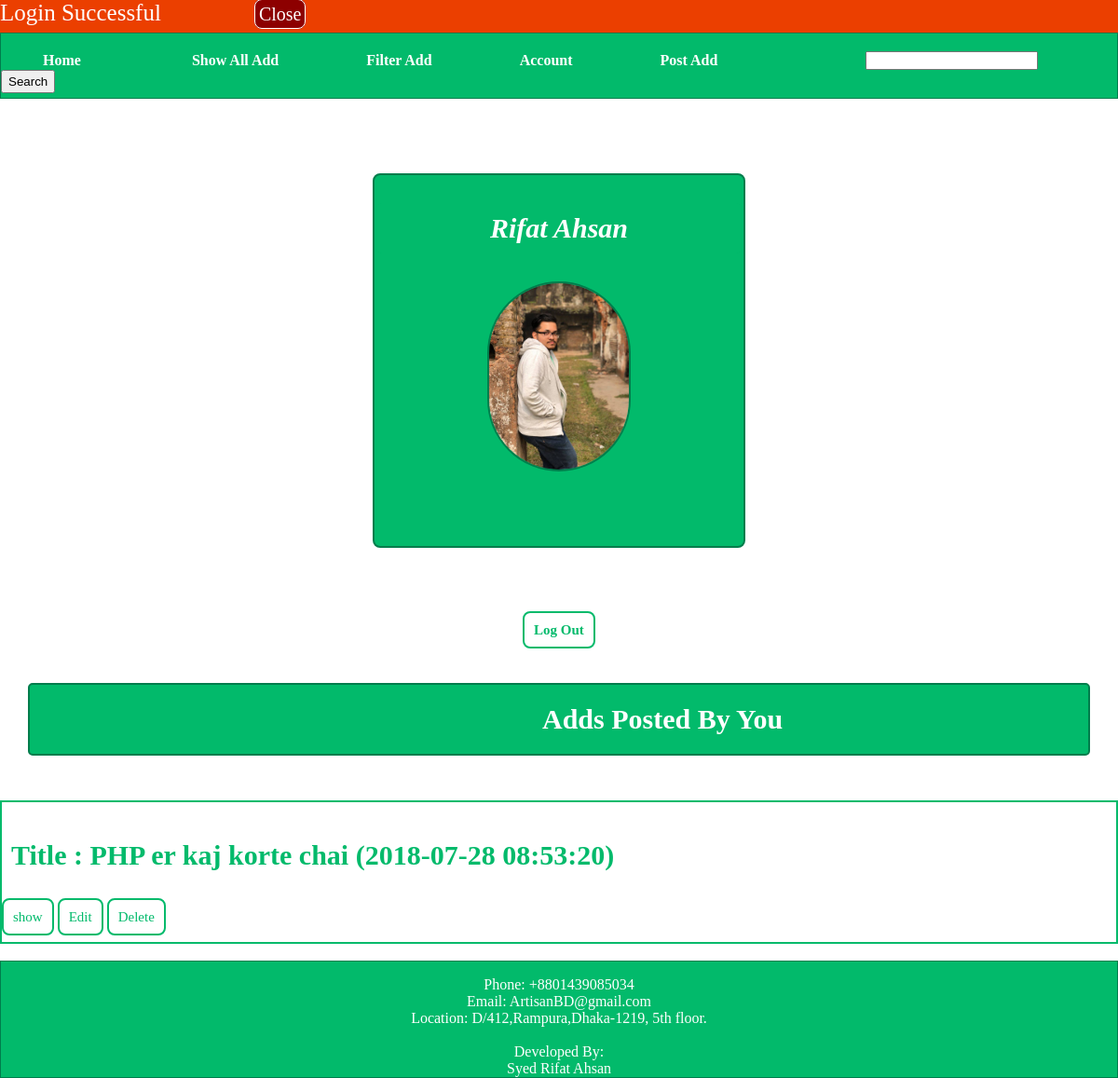
Screenshot of /profilePage.php (signed in) with the database file from the repository.
### tables this page shows
CREATE TABLE IF NOT EXISTS `advertisement` (
  `useremail` varchar(100) NOT NULL,
  `Id` int(11) NOT NULL AUTO_INCREMENT,
  `serviceCatagory` varchar(80) NOT NULL,
  `serviceField` text NOT NULL,
  `description` longtext,
  `district` varchar(60) NOT NULL,
  `area` varchar(60) NOT NULL,
  `address` varchar(90) NOT NULL,
  `postingTime` timestamp NULL DEFAULT NULL,
  `addTitle` varchar(100) NOT NULL,
  PRIMARY KEY (`useremail`,`Id`),
  UNIQUE KEY `Id` (`Id`)
);

### profilePage.php (the view, shortened to what this page needs)
<?php
            include("flash-message.php");
            include 'dbConnect.php';
?>
<html>
    <head>
        <link href="assets/css/style.css" rel="stylesheet" type="text/css"/>
    </head>
    <body>
            <center>
            <div id="profile">
            <?php
                echo '<i><h3 id="place" style=" font-size:30px; color: white; background-color: #02BA6B; border: none;">'.$_SESSION['firstName']." ".$_SESSION['lastName'].'</h3></i>';
            ?>
            <img id="pro-pic"  src="<?=$_SESSION['avatar']?>"><br>
            </div>
            <b><a id="place" href="logout.php" style="font-size: 15px; color: #02BA6B;text-decoration: none;">Log Out</a></b>
            </center><br>
        <b><p  style="border-radius: 5px; margin-left: 30px; margin-right: 30px; padding-top: 20px; padding-bottom: 20px; padding-left: 550px; font-size: 30px; background-color: #02BA6B;  color: white; border: 2.5px solid #007D4C;" >Adds Posted By You</p></b><br>
            <?php
              $getTitle="select * from advertisement where useremail='".$_SESSION['email']."'";
              $resultTitles=mysqli_query($mysqli,$getTitle)or die($mysqli->error);
              $numRows= mysqli_num_rows($resultTitles);
             if($numRows!=0){
             while($numRows>0){
                 while($row=mysqli_fetch_assoc($resultTitles)){
                    echo '<div style="border: 2.5px solid #02BA6B;">';
                     echo '<h3 id="place" style=" font-size:30px; color: #02BA6B; background-color: white; border: none;">'."Title : ".$row['addTitle']." (".$row['postingTime'].")".'</h3>';
                      { ?>
                      <a id="place"  style="font-size: 15px; color: #02BA6B;text-decoration: none;" type="button" href="show-an-add.php?id=<?php echo $row["Id"];?>"> show</a>
		                  <a id="place"  style="font-size: 15px; color: #02BA6B;text-decoration: none;" type="button" href="addEditForm.php?id=<?php echo $row["Id"];?>"> Edit</a>
		                  <a id="place"   style="font-size: 15px; color: #02BA6B;text-decoration: none;" type="button" href="addDelete.php?id=<?php echo $row["Id"]; ?>"> Delete</a>
                      <br><br>
                      <?php }
                      echo '</div>'.'<br>';
                }
                 $numRows=$numRows-1;
              }
             }
             else{
                 echo '<h3 id="place" style=" font-size:30px; color: #02BA6B; background-color: white; border: none;">'."No Add To Show".'</h3>';
             }
            ?>
    </body>
</html>

### assets/css/style.css (style rules this page uses)
body { margin: 0; padding: 0; }
#nav-bar { background-color: #02BA6B; padding-top: 19px; color: white; border: 1.5px solid #007D4C; margin-right: : 0px; }
#nav-button { padding-left: 30px; padding-right: 30px; padding-top: 15px; padding-bottom: 15px; margin-left: 15px; margin-right: 15px; }
#nav-bar { height: 50px; }
#footer { background-color: #02BA6B; padding-top: 16px; color: white; border: 1.5px solid #007D4C; margin: 0px; }
#place { border: 2.5px solid #02BA6B; border-radius: 8px; padding: 10px; background-color: white; color: #02BA6B; }
#pro-pic { border: 2px solid #007D4C; border-radius: 100px; height: 200px; }
#profile { border: 2.5px solid #007D4C; border-radius: 8px; margin-left: 400px; margin-right: 400px; margin-top: 80px; margin-bottom: 80px; padding-bottom: 80px; background-color: #02BA6B; }

### rows the page displays
advertisement: addTitle "PHP er kaj korte chai", postingTime "2018-07-28 08:53:20"

### other values shown
$_SESSION["message"] "Login Successful"
$_SESSION['firstName'] "Rifat"
$_SESSION['lastName'] "Ahsan"
